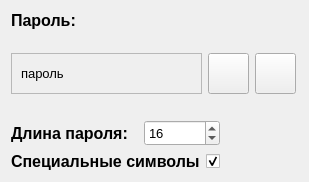
<?xml version="1.0" encoding="UTF-8"?>
<ui version="4.0">
 <class>PasswordGenerator</class>
 <widget class="QWidget" name="PasswordGenerator">
  <property name="geometry">
   <rect>
    <x>0</x>
    <y>0</y>
    <width>309</width>
    <height>182</height>
   </rect>
  </property>
  <property name="minimumSize">
   <size>
    <width>309</width>
    <height>182</height>
   </size>
  </property>
  <property name="maximumSize">
   <size>
    <width>309</width>
    <height>182</height>
   </size>
  </property>
  <property name="windowTitle">
   <string>Генератор паролей</string>
  </property>
  <property name="windowIcon">
   <iconset theme="QIcon::ThemeIcon::AddressBookNew"/>
  </property>
  <layout class="QGridLayout" name="gridLayout_2">
   <item row="2" column="0">
    <layout class="QHBoxLayout" name="horizontalLayout_3">
     <item>
      <widget class="QFrame" name="frame">
       <property name="minimumSize">
        <size>
         <width>191</width>
         <height>41</height>
        </size>
       </property>
       <property name="maximumSize">
        <size>
         <width>191</width>
         <height>41</height>
        </size>
       </property>
       <property name="frameShape">
        <enum>QFrame::Shape::StyledPanel</enum>
       </property>
       <property name="frameShadow">
        <enum>QFrame::Shadow::Raised</enum>
       </property>
       <layout class="QHBoxLayout" name="horizontalLayout">
        <item>
         <widget class="QLabel" name="label_2">
          <property name="font">
           <font>
            <pointsize>10</pointsize>
            <bold>false</bold>
           </font>
          </property>
          <property name="text">
           <string>пароль</string>
          </property>
         </widget>
        </item>
       </layout>
      </widget>
     </item>
     <item>
      <widget class="QPushButton" name="pushButton">
       <property name="minimumSize">
        <size>
         <width>41</width>
         <height>41</height>
        </size>
       </property>
       <property name="maximumSize">
        <size>
         <width>41</width>
         <height>41</height>
        </size>
       </property>
       <property name="text">
        <string/>
       </property>
       <property name="icon">
        <iconset theme="QIcon::ThemeIcon::EditCopy"/>
       </property>
       <property name="iconSize">
        <size>
         <width>25</width>
         <height>25</height>
        </size>
       </property>
       <property name="checkable">
        <bool>false</bool>
       </property>
      </widget>
     </item>
     <item>
      <widget class="QPushButton" name="pushButton_2">
       <property name="minimumSize">
        <size>
         <width>41</width>
         <height>41</height>
        </size>
       </property>
       <property name="maximumSize">
        <size>
         <width>41</width>
         <height>41</height>
        </size>
       </property>
       <property name="text">
        <string/>
       </property>
       <property name="icon">
        <iconset theme="QIcon::ThemeIcon::SyncSynchronizing"/>
       </property>
       <property name="iconSize">
        <size>
         <width>25</width>
         <height>25</height>
        </size>
       </property>
      </widget>
     </item>
    </layout>
   </item>
   <item row="3" column="0">
    <spacer name="verticalSpacer">
     <property name="orientation">
      <enum>Qt::Orientation::Vertical</enum>
     </property>
     <property name="sizeType">
      <enum>QSizePolicy::Policy::Minimum</enum>
     </property>
     <property name="sizeHint" stdset="0">
      <size>
       <width>20</width>
       <height>20</height>
      </size>
     </property>
    </spacer>
   </item>
   <item row="0" column="0">
    <widget class="QLabel" name="label">
     <property name="font">
      <font>
       <pointsize>12</pointsize>
       <bold>true</bold>
      </font>
     </property>
     <property name="text">
      <string>Пароль:</string>
     </property>
    </widget>
   </item>
   <item row="4" column="0">
    <layout class="QVBoxLayout" name="verticalLayout">
     <item>
      <layout class="QHBoxLayout" name="horizontalLayout_2">
       <item>
        <widget class="QLabel" name="label_3">
         <property name="minimumSize">
          <size>
           <width>127</width>
           <height>0</height>
          </size>
         </property>
         <property name="maximumSize">
          <size>
           <width>127</width>
           <height>16777215</height>
          </size>
         </property>
         <property name="font">
          <font>
           <pointsize>12</pointsize>
           <bold>true</bold>
          </font>
         </property>
         <property name="text">
          <string>Длина пароля:</string>
         </property>
        </widget>
       </item>
       <item>
        <widget class="QSpinBox" name="spinBox">
         <property name="minimumSize">
          <size>
           <width>76</width>
           <height>26</height>
          </size>
         </property>
         <property name="maximumSize">
          <size>
           <width>72</width>
           <height>26</height>
          </size>
         </property>
         <property name="font">
          <font>
           <pointsize>10</pointsize>
          </font>
         </property>
         <property name="minimum">
          <number>10</number>
         </property>
         <property name="maximum">
          <number>23</number>
         </property>
         <property name="value">
          <number>16</number>
         </property>
        </widget>
       </item>
       <item>
        <spacer name="horizontalSpacer">
         <property name="orientation">
          <enum>Qt::Orientation::Horizontal</enum>
         </property>
         <property name="sizeHint" stdset="0">
          <size>
           <width>40</width>
           <height>20</height>
          </size>
         </property>
        </spacer>
       </item>
      </layout>
     </item>
     <item>
      <layout class="QGridLayout" name="gridLayout">
       <item row="0" column="0">
        <widget class="QLabel" name="label_4">
         <property name="font">
          <font>
           <pointsize>12</pointsize>
           <bold>true</bold>
          </font>
         </property>
         <property name="text">
          <string>Специальные символы</string>
         </property>
        </widget>
       </item>
       <item row="0" column="1">
        <widget class="QCheckBox" name="checkBox">
         <property name="text">
          <string/>
         </property>
         <property name="checked">
          <bool>true</bool>
         </property>
        </widget>
       </item>
      </layout>
     </item>
    </layout>
   </item>
   <item row="1" column="0">
    <spacer name="verticalSpacer_2">
     <property name="orientation">
      <enum>Qt::Orientation::Vertical</enum>
     </property>
     <property name="sizeHint" stdset="0">
      <size>
       <width>20</width>
       <height>40</height>
      </size>
     </property>
    </spacer>
   </item>
  </layout>
 </widget>
 <resources/>
 <connections/>
</ui>
